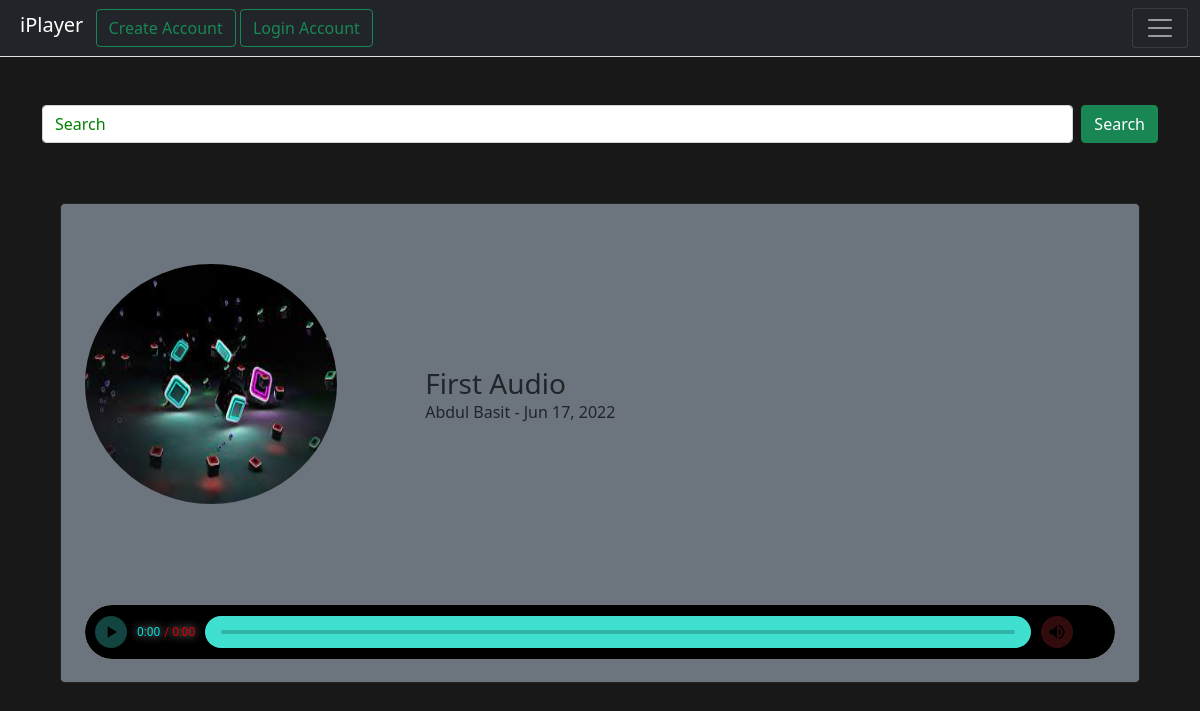
The app's page /aplayer with its own data.
### vplayer/models.py (models this page shows, shortened)
class Maudio(models.Model):
	sno = models.AutoField(primary_key=True)
	user = models.ForeignKey(User,on_delete=models.CASCADE)
	name = models.CharField(max_length=50)
	title = models.CharField(max_length=200)
	email = models.EmailField()
	audio = models.FileField(upload_to='myaudio', validators=[FileExtensionValidator(allowed_extensions=['mp3','ogg','wav'])])
	cover = models.ImageField(upload_to='mycover',validators=[validate_file_extension])
	ondelete = models.BooleanField(default=False)
	onhide = models.BooleanField(default=False)
	date = models.DateTimeField(auto_now_add=True)
	like = models.IntegerField(blank=True,null=True,default=0)
	class Meta:
		verbose_name = 'Maudio'
		verbose_name_plural = 'Audios'

### vplayer/views.py (the view, shortened to what this page needs)
# urls.py: path('aplayer',views.aplayer , name="aplayer"),
@csrf_exempt
def aplayer(request):
	u = request.user
	if request.method == "GET":
		s = request.GET.get('search')
	audios = Maudio.objects.filter(onhide=False,ondelete = False)
	if u.is_authenticated:
		aform=Aform(request.POST,request.FILES)
		aform.name =u.first_name+" "+u.last_name
		aform.email =u.email
		aform.user = request.user
		return render(request,"aplayer/index.html",{'audios':audios,'form':aform,'user':u})
	return render(request,"aplayer/index.html",{'audios':audios,'user':u})

### templates/aplayer/index.html (shortened to what this page needs)
{% extends 'base.html' %} {% block title %} Audio Player {% endblock title %}{% load widget_tweaks %} {% block addvideo %} {%load crispy_forms_tags %} {% load widget_tweaks %}
{% endblock addvideo %}{% block body %}
<div class="container mt-5">
    <form method="get" action="" class="d-flex">
        <input class="form-control me-2" name="search" type="search" placeholder="Search" aria-label="Search">
        <button class="btn btn-success searchcontent" type="submit"></button>
    </form>
</div>
{% load humanize %} {% for audio in audios %}
<div class='row container  bg-secondary  border border-dark rounded-3  customaudiobox'>
    <img src="{{audio.cover.url}}" class="customimage" alt="">
    <div style="display: inline;" class="audioinfo">
        <span class="mb-2" style="display: inline-block;"><h3 class="audiotitle">{{audio.title|title}}</h3>
            <br>
        <span class="mb-2 dateortime ml-4 d-inline">{{audio.user.first_name|title}}</span>
        <span class="mb-2 dateortime p-0 d-inline">-</span>
        <span class="mb-2 dateortime d-inline">{{audio.date|date:"M d, Y"}}</span>
        </span>
    </div>
    <audio controls class="my-3">
        <source src="{{audio.audio.url}}" type="audio/mpeg">
    </audio>
</div>
{% endfor %} {% endblock body %}

### templates/aplayer/index.html (style rules this page uses)
@media screen and (min-width:770px) { .searchcontent::after { content: "Search"; } }
@media screen and (min-width:770px) { .customaudiobox { width: 90vw; height: 40vw; display: inline-block; margin: 5vw 5vw 1vw 5vw; padding: 5vw 1vw 2vw 1vw; border-radius: 10%; } }
@media screen and (min-width:770px) { .customimage { width: 23vw; display: inline; border-radius: 50%; height: 20vw; margin-bottom: 5vw; margin-right: 5vw; } }
@media screen and (min-width:770px) { .audiotitle { display: inline; } }
@media screen and (min-width:770px) { audio { width: 250%; height: 20%; margin-top: 5%; margin-bottom: 5%; } }

### records on screen
Maudio: cover (picture), title "First Audio", user.first_name "Abdul Basit", date "Jun 17, 2022"
